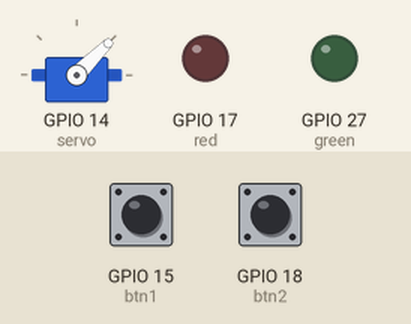
Simulated run of this program. Board: Raspberry Pi (BCM pin numbers). On the bench: servo, output pins drawn as LEDs (lit = HIGH). Inputs (shaded band) come from the test bench; at power-on: GPIO 15 (btn1) HIGH, GPIO 18 (btn2) HIGH. Servo angles are drawn from the pulse width (0.5 ms = 0°, 2.5 ms = 180°).

Above: at 1.2 s.
1.3 s: GPIO 15 (btn1) pulled LOW for 0.15 s
At 2.2 s:
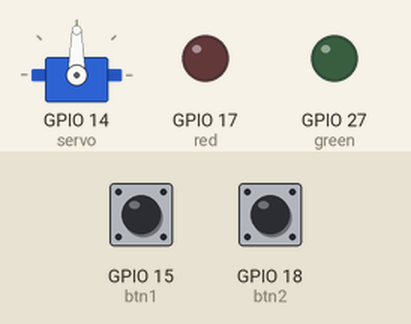
3.3 s: GPIO 18 (btn2) pulled LOW for 0.15 s
At 3.7 s:
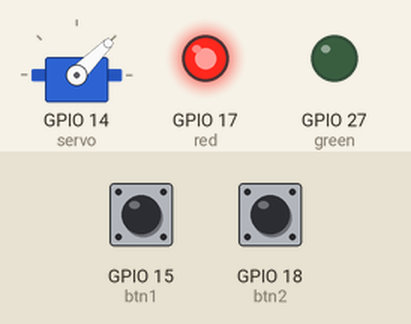
5.3 s: GPIO 15 (btn1) pulled LOW for 1 s
At 5.7 s:
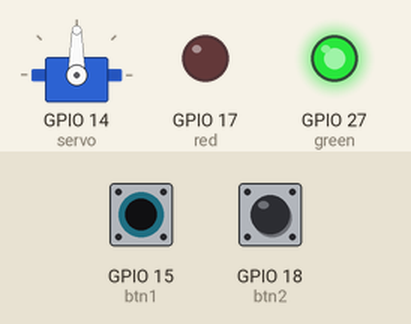
7.8 s: GPIO 18 (btn2) pulled LOW for 1 s
At 9.6 s:
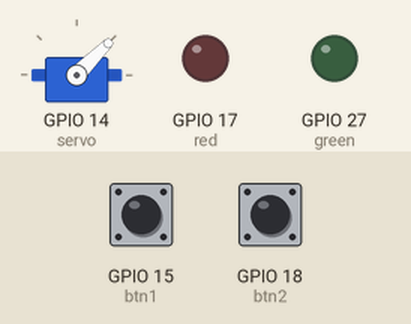
Timing chart, 0 to 11.1 s (numbered marks = the images above; inputs shaded):
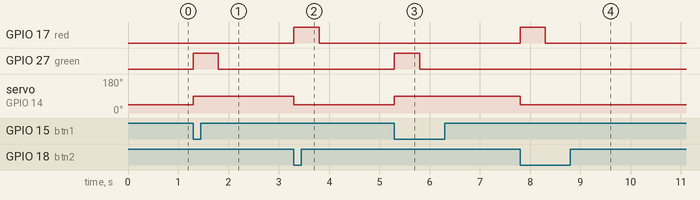

Measured:
- after the input at 1.3 s, GPIO 27 (green): LOW → HIGH at once, → LOW 0.50 s later; servo on GPIO 14 (servo): 45° → 90° at once
- after the input at 3.3 s, GPIO 17 (red): LOW → HIGH at once, → LOW 0.50 s later; servo on GPIO 14 (servo): 90° → 45° at once
- after the input at 5.3 s, GPIO 27 (green): LOW → HIGH at once, → LOW 0.50 s later; servo on GPIO 14 (servo): 45° → 90° at once
- after the input at 7.8 s, GPIO 17 (red): LOW → HIGH at once, → LOW 0.50 s later; servo on GPIO 14 (servo): 90° → 45° at once

The program:

assign7_ServoControl.py
```python
from gpiozero import AngularServo
from gpiozero import PWMLED, Button
from time import sleep
from signal import pause

servo = AngularServo(14, min_angle=0, max_angle=90)

red = PWMLED(17)
green = PWMLED(27)

btn1 = Button(15)
btn2 = Button(18)

def gogo():
    servo.angle = 45
    green.value = 1
    sleep(0.5)
    green.value = 0

def notgo():

    servo.angle = 0
    red.value = 1
    sleep(0.5)
    red.value = 0


btn1.when_pressed = gogo
btn2.when_pressed = notgo

pause()
```
